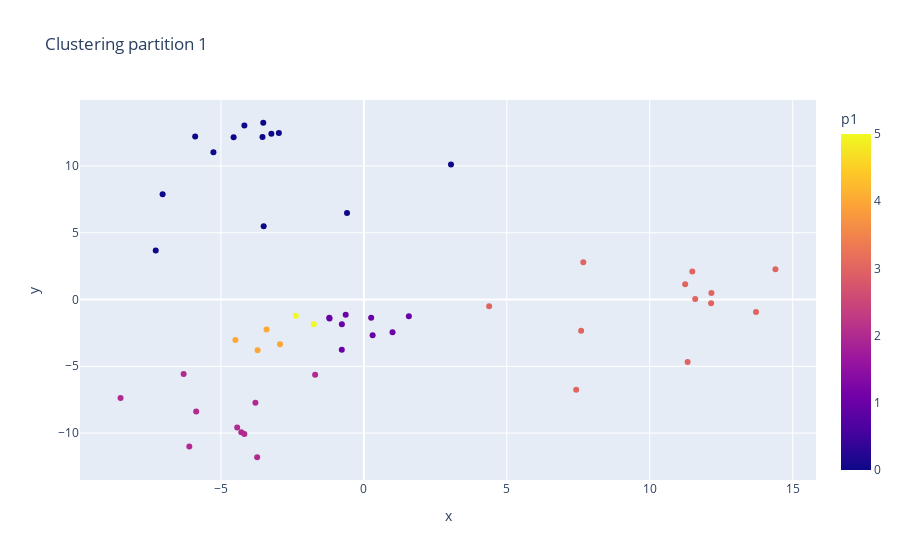

This figure's notebook cell:
### Markdown cell above
#### Partition 1
Partition 1

### Code cell
px.scatter(df, x='x', y='y', color='p1',hover_data=['class'], title='Clustering partition 1')

### Figure 1 — Plotly figure (JSON) as saved in the notebook; plotly's stock layout.template omitted (floating-point values rounded to 4 significant figures)
{"data": [{"customdata": [["dog"], ["rooster"], ["pig"], ["cow"], ["frog"], ["cat"], ["hen"], ["insects"], ["sheep"], ["crow"], ["rain"], ["sea waves"], ["crackling fire"], ["crickets"], ["chirping birds"], ["water drops"], ["wind"], ["pouring water"], ["toilet flush"], ["thunderstorm"], ["crying baby"], ["sneezing"], ["clapping"], ["breathing"], ["coughing"], ["footsteps"], ["laughing"], ["brushing teeth"], ["snoring"], ["drinking sipping"], ["door wood knock"], ["mouse click"], ["keyboard typing"], ["door wood creaks"], ["can opening"], ["washing machine"], ["vacuum cleaner"], ["clock alarm"], ["clock tick"], ["glass breaking"], ["helicopter"], ["chainsaw"], ["siren"], ["car horn"], ["engine"], ["train"], ["church bells"], ["airplane"], ["fireworks"], ["hand saw"]], "hovertemplate": "x=%{x}<br>y=%{y}<br>class=%{customdata[0]}<br>p1=%{marker.color}<extra></extra>", "legendgroup": "", "marker": {"color": [0, 0, 0, 0, 0, 0, 0, 0, 0, 0, 1, 1, 1, 0, 0, 2, 1, 2, 3, 1, 4, 4, 1, 5, 4, 1, 4, 2, 5, 2, 2, 2, 2, 0, 2, 3, 3, 3, 2, 1, 3, 3, 3, 3, 3, 3, 3, 3, 1, 2], "coloraxis": "coloraxis", "symbol": "circle"}, "mode": "markers", "name": "", "orientation": "v", "showlegend": false, "type": "scatter", "x": [-2.974, -3.518, -5.263, -4.556, -7.04, 3.049, -4.18, -3.505, -5.901, -3.236, 0.3071, 1.003, -0.7721, -7.281, -3.546, -6.105, 1.574, -3.733, 7.427, 0.2555, -3.404, -3.718, -1.201, -1.75, -4.493, -0.6357, -2.932, -3.793, -2.381, -4.18, -4.431, -8.511, -5.865, -0.5887, -4.287, 7.6, 11.33, 4.382, -6.304, -1.208, 12.16, 11.59, 11.49, 7.677, 12.15, 13.72, 11.24, 14.4, -0.7692, -1.705], "xaxis": "x", "y": [12.47, 13.24, 11.02, 12.16, 7.882, 10.11, 13.03, 5.481, 12.21, 12.41, -2.675, -2.449, -3.754, 3.667, 12.16, -11.0, -1.254, -11.81, -6.748, -1.361, -2.245, -3.804, -1.417, -1.847, -3.023, -1.148, -3.341, -7.731, -1.216, -10.06, -9.581, -7.379, -8.376, 6.477, -9.948, -2.346, -4.682, -0.4963, -5.579, -1.374, 0.4898, 0.03539, 2.096, 2.798, -0.2756, -0.9293, 1.137, 2.265, -1.854, -5.642], "yaxis": "y"}], "layout": {"coloraxis": {"colorbar": {"title": {"text": "p1"}}, "colorscale": [[0, "#0d0887"], [0.1111, "#46039f"], [0.2222, "#7201a8"], [0.3333, "#9c179e"], [0.4444, "#bd3786"], [0.5556, "#d8576b"], [0.6667, "#ed7953"], [0.7778, "#fb9f3a"], [0.8889, "#fdca26"], [1, "#f0f921"]]}, "legend": {"tracegroupgap": 0}, "title": {"text": "Clustering partition 1"}, "xaxis": {"anchor": "y", "domain": [0, 1], "title": {"text": "x"}}, "yaxis": {"anchor": "x", "domain": [0, 1], "title": {"text": "y"}}}}
